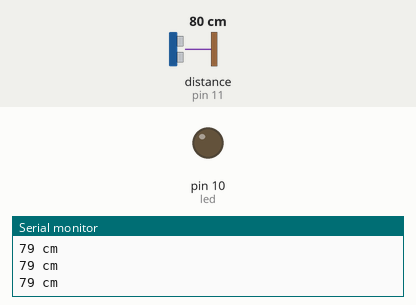
A sketch run on a simulated Arduino Uno, built with avr-gcc and run on an emulated ATmega328P. Parts: output pins drawn as LEDs (lit = HIGH), the last lines printed to the serial monitor. Wiring (inferred from the names in the program): ultrasonic range finder: trigger pin 12; echo pin 11. The test bench sets the inputs (shaded band); at power-on: distance to the obstacle (sensor on pin 11) 80 cm. The echo pulse lasts 58.3 µs per cm; pins used as bus, display or sensor lines are not drawn.

Above: at 1.3 s.
1.4 s: distance to the obstacle (sensor on pin 11) set to 24 cm
2.9 s: distance to the obstacle (sensor on pin 11) set to 20 cm
At 4.2 s:
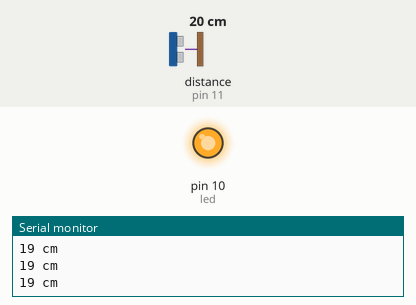
4.5 s: distance to the obstacle (sensor on pin 11) set to 35 cm
At 5.7 s:
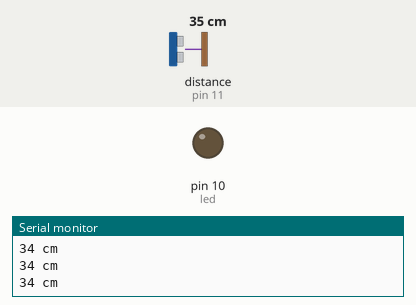
6.0 s: distance to the obstacle (sensor on pin 11) set to 4 cm
At 7.1 s:
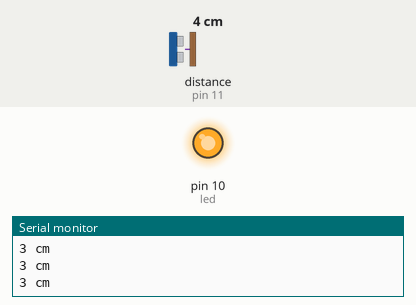
Timing chart, 0 to 8.5 s (numbered marks = the images above; inputs shaded):
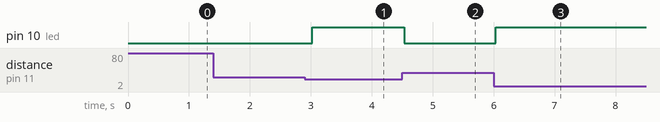

The sketch:

Motion_Sensor.ino
```cpp
int trigPin = 12;
int echoPin = 11;
int led = 10;

void setup()
{
  Serial.begin (9600);
  pinMode(trigPin, OUTPUT);
  pinMode(echoPin, INPUT);
  pinMode(led, OUTPUT);
}
void loop()
{
  int duration, distance;
  digitalWrite(trigPin, LOW);
  delayMicroseconds(2);
  digitalWrite(trigPin, HIGH);
  delayMicroseconds(10);
  digitalWrite(trigPin, LOW);
  duration = pulseIn(echoPin, HIGH);
  distance = (duration/2) / 29.1;

  if (distance >= 400 || distance <= 2)
  {
    Serial.println("Out of range");
    digitalWrite(led,LOW);
  }
  else if(distance <= 20)
  {
    Serial.print(distance);
    Serial.println(" cm");
    digitalWrite(led,HIGH);

  }
  else
  {
    Serial.print(distance);
    Serial.println(" cm");
    digitalWrite(led, LOW);
  }
  delay(500);
}
```

Measured:
- the behaviour switches between 22 and 21 cm on distance to the obstacle (sensor on pin 11) (found by bisection; images 0 and 1)
- after the input at 2.9 s, pin 10 (led): LOW → HIGH after 0.12 s
- after the input at 4.5 s, pin 10 (led): HIGH → LOW at once
- after the input at 6.0 s, pin 10 (led): LOW → HIGH at once
